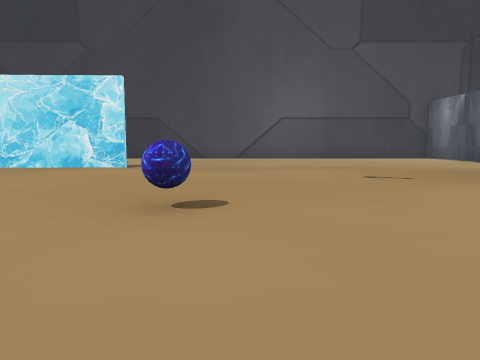
View 1 (above)

20 first-person views from a walk through a 3-D level made in the Unity game engine. The camera is 1.3 m above the floor, tilts 6° down and sees 70° across. The floor is counted in squares, 2 m on a side. Each view is taken from the middle of a square. On the plan, view 1 faces up. The plan holds only what a view shows up to about 10 squares ahead; the rest is blank. The place goes on beyond the plan. The player is left out.

View 2
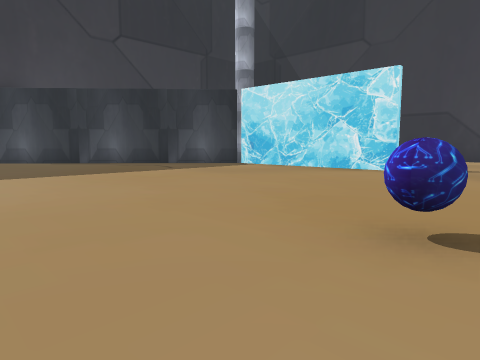

View 3
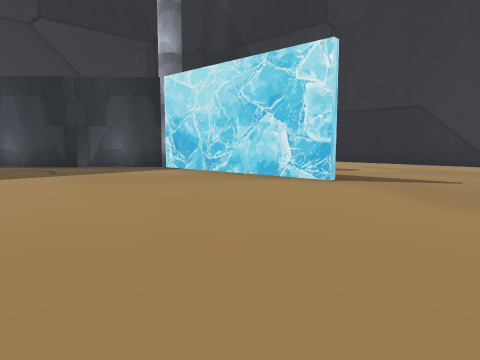

View 4
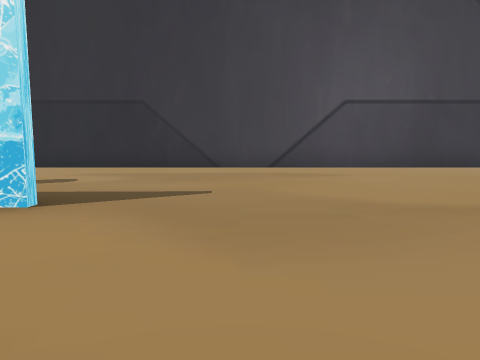

View 5
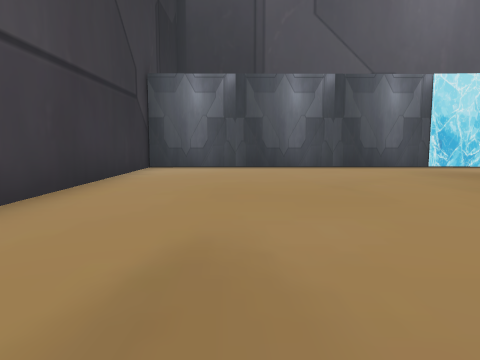

View 6
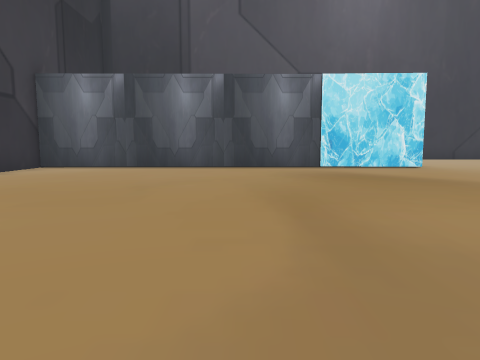

View 7
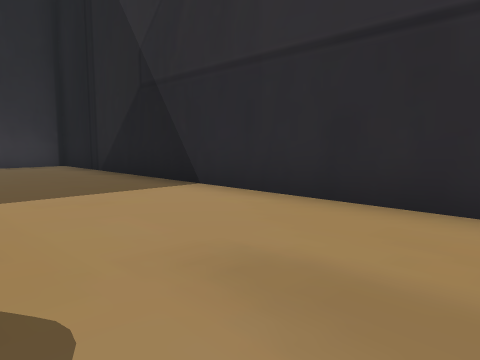

View 8
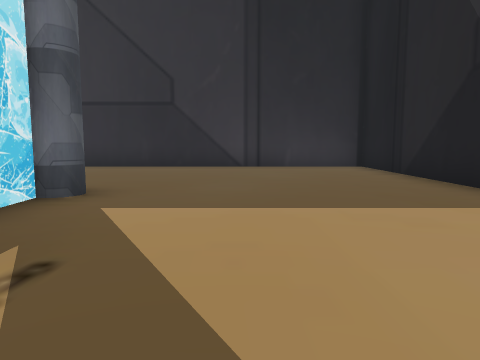

View 9
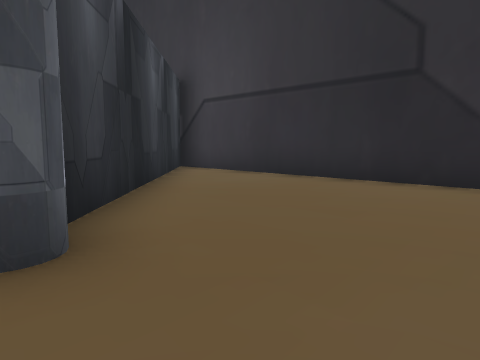

View 10
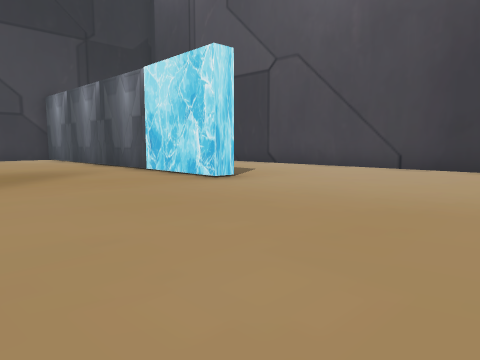

View 11
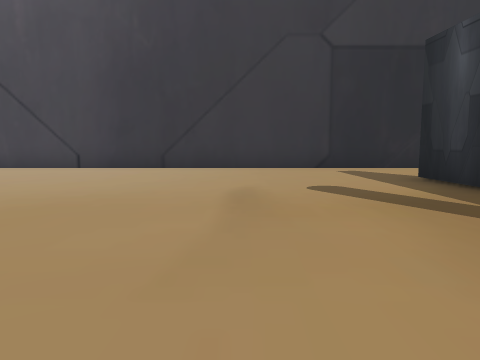

View 12
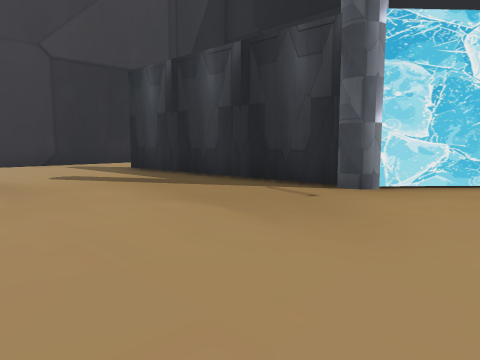

View 13
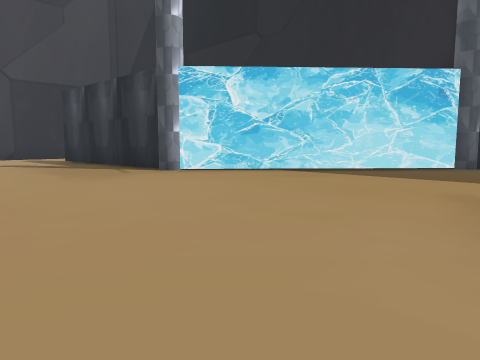

View 14
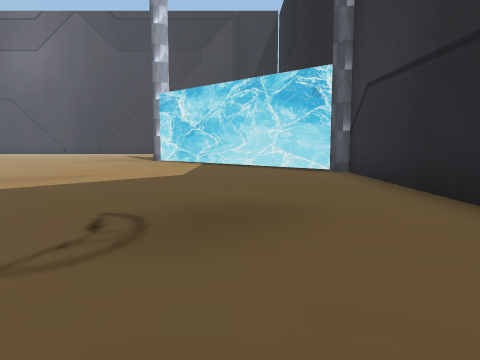

View 15
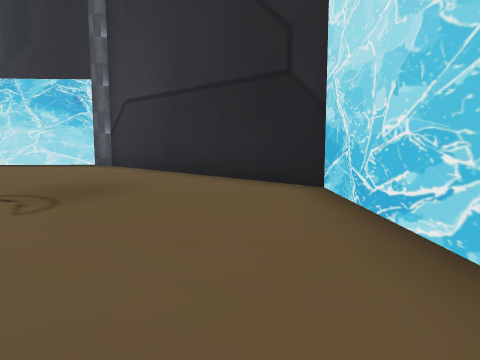

View 16
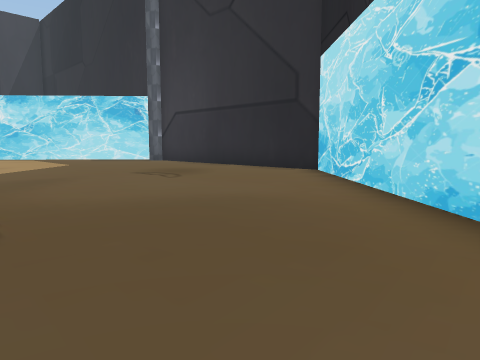

View 17
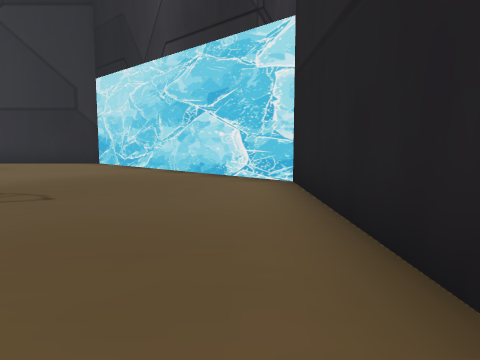

View 18
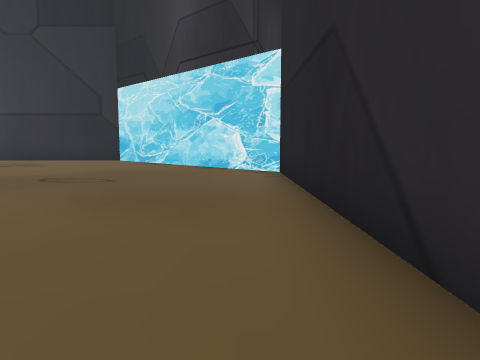

View 19
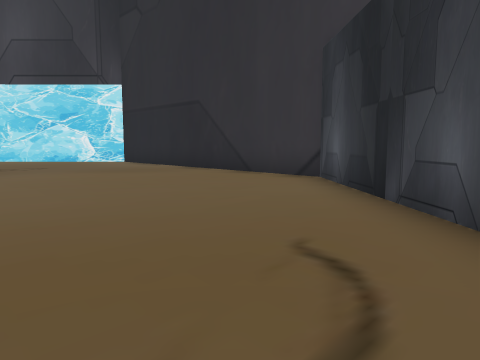

View 20
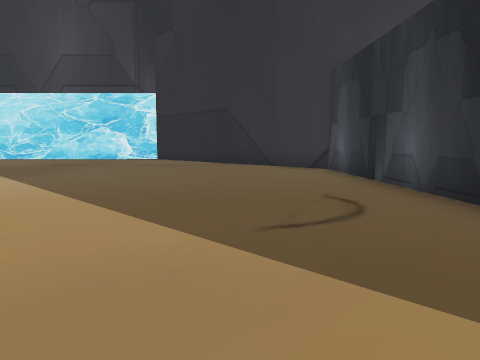

### Floor plan
Points are (right, up) in squares from view 1. A wall is a line through its corners. A room is listed if a view was taken in it or the views show most of it. See-through windows are left out.
Room 1 (views 1, 2, 3, 4, 5, 6, 7, 8, 9, 10, 11, 12, 13, 14, 15, 16, 17, 18, 19, 20)
walls: (-3.1, 9.5) (-8.5, 9.3) (-13.9, 3.3) (-13.9, -5) (-8.3, -10.5) (-1, -10.5); (4.6, -4.7) (10.6, -4.4); (8.8, 5) (8.5, 5) (8.4, 15.5) (-13.9, 15.5) (-13.9, 3.6) (-8.9, 9.1); (-8.2, 9.5) (-7.4, 9.5); (-0.7, -10.2) (4.3, -4.7); (13.3, -5.9) (13.3, 5.5)
objects: other object (-1, 4)

Positions as (right, up) in squares from view 1, and headings:
1: (0, 0), facing up
2: (0, 1), facing up-left
3: (0, 4), facing up-left
4: (-1, 6), facing up
5: (-1, 13), facing right
6: (-1, 10), facing right
7: (-3, 12), facing up-left
8: (-4, 12), facing left
9: (-8, 12), facing down-left
10: (4, 0), facing up-right
11: (4, -1), facing right
12: (2, 0), facing down-right
13: (-3, 0), facing down-right
14: (-9, -8), facing right
15: (-11, -6), facing down-right
16: (-13, -3), facing down-right
17: (-13, 1), facing down
18: (-13, 3), facing down
19: (-8, 7), facing down-left
20: (-6, 8), facing down-left
